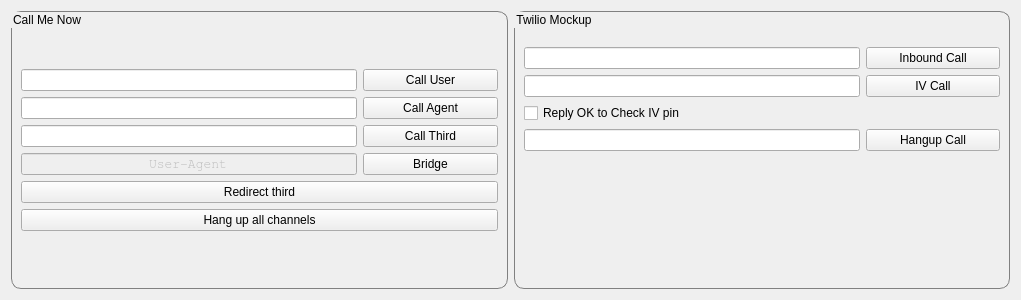
<?xml version="1.0" encoding="UTF-8"?>
<ui version="4.0">
 <class>PbxForm</class>
 <widget class="QWidget" name="PbxForm">
  <property name="geometry">
   <rect>
    <x>0</x>
    <y>0</y>
    <width>1021</width>
    <height>300</height>
   </rect>
  </property>
  <property name="windowTitle">
   <string>Form</string>
  </property>
  <property name="styleSheet">
   <string notr="true">QGroupBox{
border-style: solid;
border-width: 1px;
border-radius: 10px;
border-color: grey;
}</string>
  </property>
  <layout class="QHBoxLayout" name="horizontalLayout">
   <item>
    <widget class="QGroupBox" name="groupBox">
     <property name="font">
      <font>
       <weight>50</weight>
       <bold>false</bold>
      </font>
     </property>
     <property name="styleSheet">
      <string notr="true"/>
     </property>
     <property name="title">
      <string>Call Me Now</string>
     </property>
     <layout class="QVBoxLayout" name="verticalLayout_2" stretch="1,3,3,3,3,0,0,1">
      <item>
       <spacer name="verticalSpacer">
        <property name="orientation">
         <enum>Qt::Vertical</enum>
        </property>
        <property name="sizeHint" stdset="0">
         <size>
          <width>20</width>
          <height>40</height>
         </size>
        </property>
       </spacer>
      </item>
      <item>
       <layout class="QHBoxLayout" name="horizontalLayout_2" stretch="5,2">
        <item>
         <widget class="QLineEdit" name="userPhoneLineEdit"/>
        </item>
        <item>
         <widget class="QPushButton" name="callUserButton">
          <property name="text">
           <string>Call User</string>
          </property>
         </widget>
        </item>
       </layout>
      </item>
      <item>
       <layout class="QHBoxLayout" name="horizontalLayout_3" stretch="5,2">
        <item>
         <widget class="QLineEdit" name="agentPhoneLineEdit"/>
        </item>
        <item>
         <widget class="QPushButton" name="callAgentButton">
          <property name="text">
           <string>Call Agent</string>
          </property>
         </widget>
        </item>
       </layout>
      </item>
      <item>
       <layout class="QHBoxLayout" name="horizontalLayout_4" stretch="5,2">
        <item>
         <widget class="QLineEdit" name="thirdPhoneLineEdit"/>
        </item>
        <item>
         <widget class="QPushButton" name="callThirdButton">
          <property name="text">
           <string>Call Third</string>
          </property>
         </widget>
        </item>
       </layout>
      </item>
      <item>
       <layout class="QHBoxLayout" name="horizontalLayout_5" stretch="5,2">
        <item>
         <widget class="QLineEdit" name="bridgeStatusLineEdit">
          <property name="enabled">
           <bool>false</bool>
          </property>
          <property name="font">
           <font>
            <family>FreeMono</family>
            <pointsize>10</pointsize>
           </font>
          </property>
          <property name="text">
           <string>User-Agent</string>
          </property>
          <property name="alignment">
           <set>Qt::AlignCenter</set>
          </property>
         </widget>
        </item>
        <item>
         <widget class="QPushButton" name="bridgeButton">
          <property name="enabled">
           <bool>true</bool>
          </property>
          <property name="text">
           <string>Bridge</string>
          </property>
         </widget>
        </item>
       </layout>
      </item>
      <item>
       <widget class="QPushButton" name="redirectButton">
        <property name="text">
         <string>Redirect third</string>
        </property>
       </widget>
      </item>
      <item>
       <widget class="QPushButton" name="hangupAllButton">
        <property name="text">
         <string>Hang up all channels</string>
        </property>
       </widget>
      </item>
      <item>
       <spacer name="verticalSpacer_2">
        <property name="orientation">
         <enum>Qt::Vertical</enum>
        </property>
        <property name="sizeHint" stdset="0">
         <size>
          <width>20</width>
          <height>40</height>
         </size>
        </property>
       </spacer>
      </item>
     </layout>
    </widget>
   </item>
   <item>
    <widget class="QGroupBox" name="groupBox_2">
     <property name="title">
      <string>Twilio Mockup</string>
     </property>
     <layout class="QVBoxLayout" name="verticalLayout_3" stretch="1,1,0,0,0,5">
      <item>
       <spacer name="verticalSpacer_4">
        <property name="orientation">
         <enum>Qt::Vertical</enum>
        </property>
        <property name="sizeHint" stdset="0">
         <size>
          <width>20</width>
          <height>40</height>
         </size>
        </property>
       </spacer>
      </item>
      <item>
       <layout class="QHBoxLayout" name="horizontalLayout_6" stretch="5,2">
        <item>
         <widget class="QLineEdit" name="inboundPhoneLineEdit"/>
        </item>
        <item>
         <widget class="QPushButton" name="inboundButton">
          <property name="text">
           <string>Inbound Call</string>
          </property>
         </widget>
        </item>
       </layout>
      </item>
      <item>
       <layout class="QHBoxLayout" name="horizontalLayout_8" stretch="5,2">
        <item>
         <widget class="QLineEdit" name="ivPhoneLineEdit"/>
        </item>
        <item>
         <widget class="QPushButton" name="ivButton">
          <property name="enabled">
           <bool>true</bool>
          </property>
          <property name="text">
           <string>IV Call</string>
          </property>
         </widget>
        </item>
       </layout>
      </item>
      <item>
       <widget class="QCheckBox" name="pinOKCheckBox">
        <property name="text">
         <string>Reply OK to Check IV pin</string>
        </property>
       </widget>
      </item>
      <item>
       <layout class="QHBoxLayout" name="horizontalLayout_7" stretch="5,2">
        <item>
         <widget class="QLineEdit" name="hangupPhoneLineEdit"/>
        </item>
        <item>
         <widget class="QPushButton" name="hangupButton">
          <property name="text">
           <string>Hangup Call</string>
          </property>
         </widget>
        </item>
       </layout>
      </item>
      <item>
       <spacer name="verticalSpacer_3">
        <property name="orientation">
         <enum>Qt::Vertical</enum>
        </property>
        <property name="sizeHint" stdset="0">
         <size>
          <width>20</width>
          <height>40</height>
         </size>
        </property>
       </spacer>
      </item>
     </layout>
    </widget>
   </item>
  </layout>
 </widget>
 <resources/>
 <connections/>
</ui>
